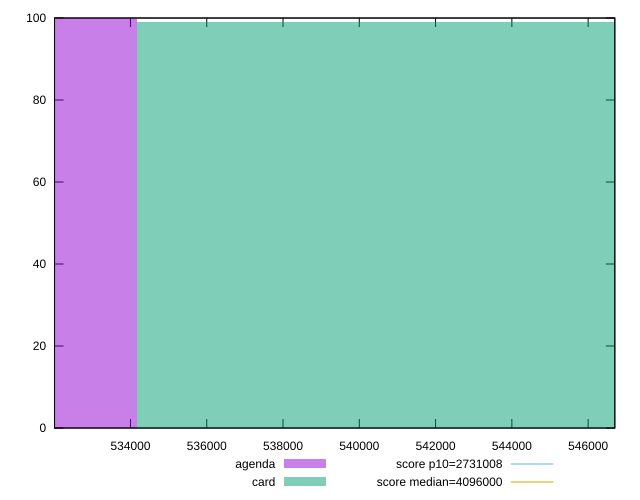

Recreate this plot in gnuplot.
reset

$agenda <<EOF
525963.1365425675 100
EOF

$card <<EOF
542399.4845595227 99
EOF

set key outside below
set boxwidth 16436.348016955235
set xrange [532009:546700]
set yrange [0:100]
set trange [0:100]
set style fill transparent solid 0.5 noborder

set parametric
set terminal svg size 640, 500 enhanced background rgb 'white'
set output "reports/report_00030_2021-02-24T20-42-31.540Z/total-byte-weight/comparison/histogram/1_vs_2.svg"

plot $agenda title "agenda" with boxes, \
     $card title "card" with boxes, \
     2731008,t title "score p10=2731008", \
     4096000,t title "score median=4096000"

reset
